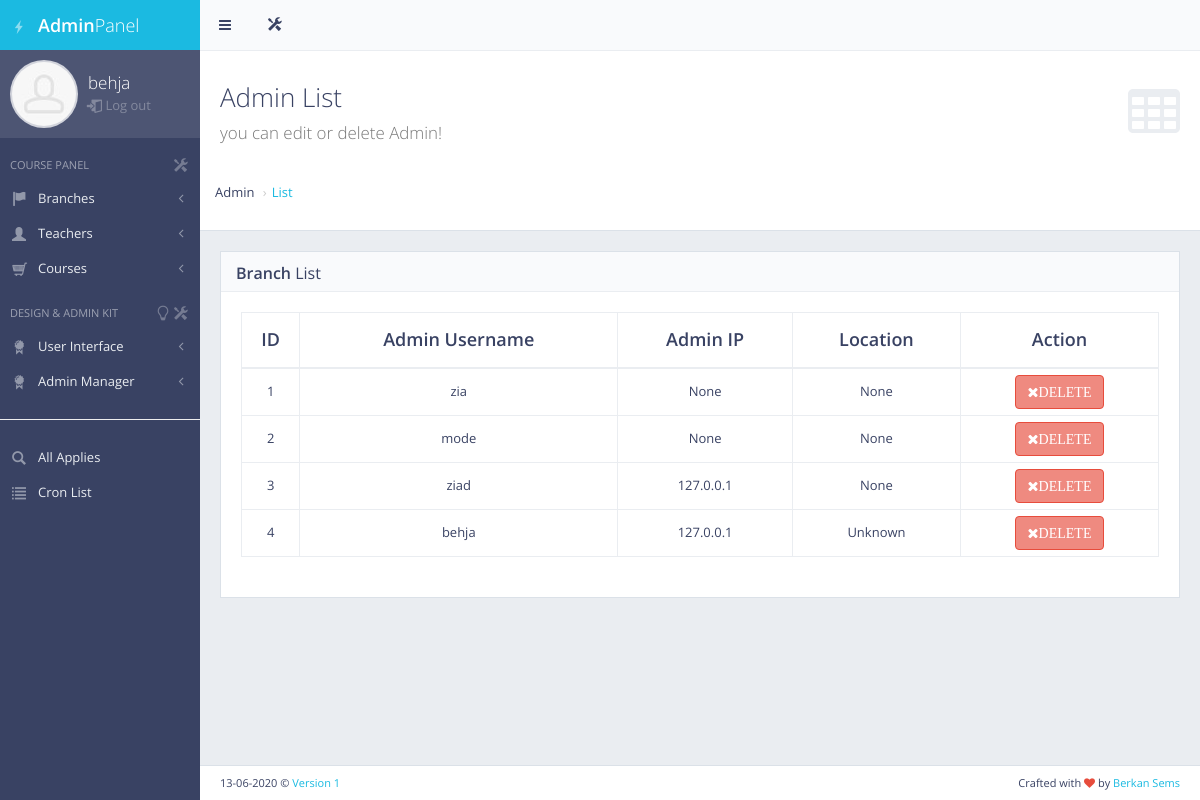
Before: /panel/admin_list/ (signed in) with the older database file.
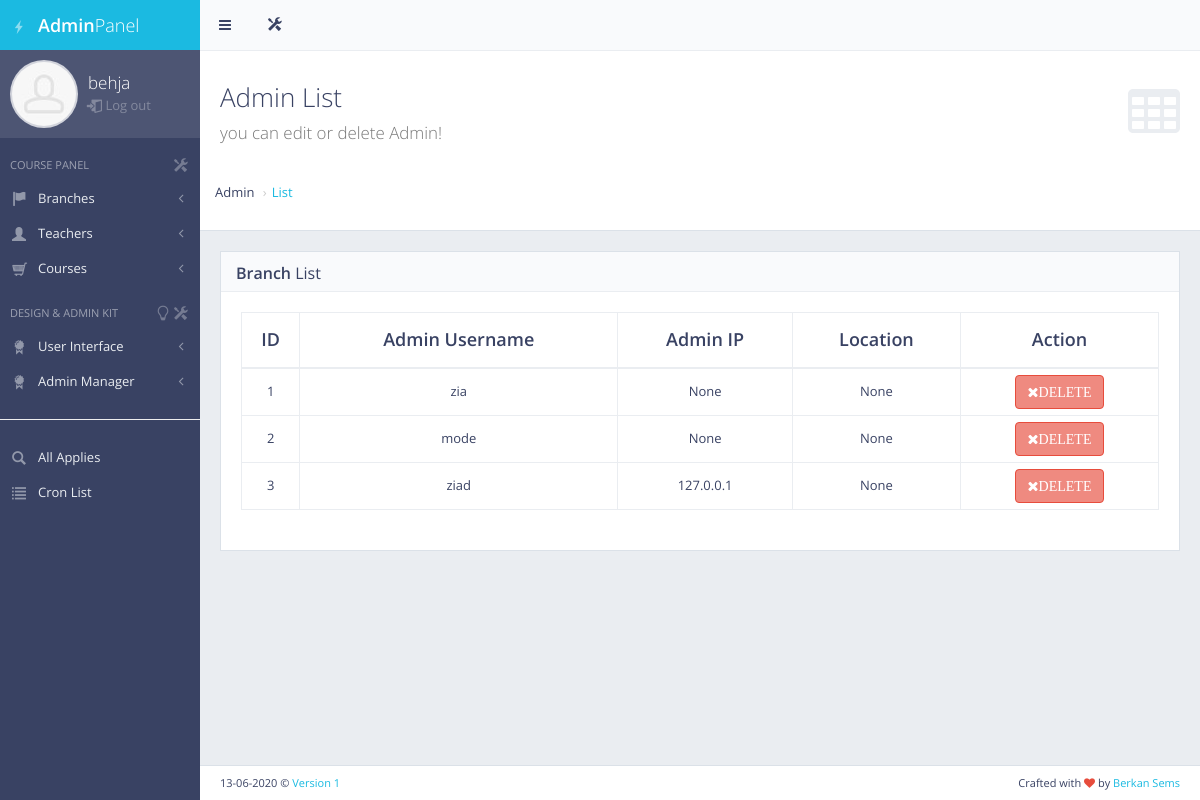
After: the same page with the newer database file.
### panel/models.py (models this page shows)
class Admins(models.Model):
    user = models.OneToOneField(User,null=True,on_delete=models.CASCADE)
    name = models.CharField(max_length=200)
    ip = models.CharField(max_length=200,null=True,blank=True)
    country = models.CharField(max_length=200,null=True)

### panel/decorators.py (the view)
        def wrapper_function(request, *args, **kwargs):
            group = None
            if request.user.groups.exists():
                group = request.user.groups.all()[0].name
            for role in allowed_roles:
                if group == role:
                    return view_func(request, *args, **kwargs)
            return HttpResponse("You are not authorized to view this page")

### panel/views.py (called while the page is built)
@login_required(login_url='my_login')
@allowed_users(allowed_roles=['admin'])
def adminList(request):
    adminUsers=Admins.objects.all().exclude(user=request.user.is_staff)
    context={'adminUsers':adminUsers}
    return render(request,'back/admin_list.html',context)

### templates/back/admin_list.html (shortened to what this page needs)
{% extends 'back/master_panel.html' %}
{% load static %}
{% block content %}
    <div id="page-content">
        <div class="content-header">
            <div class="header-section">
                <h1>
                    <i class="fa fa-table"></i>Admin List<br><small>you can edit or delete Admin!</small>
                </h1>
            </div>
            <div class="breadcrumb breadcrump-top">
                <li>Admin</li>
                <li><a href="#">List</a></li>
            </div>
        </div>
        <div class="block full">
            <div class="block-title">
                <h2><strong>Branch</strong> List</h2>
            </div>
            <div class="table-responsive">
                <table id="example-datatable" class="table table-vcenter table-condensed table-bordered">
                    <thead>
                    <tr>
                        <th class="text-center">ID</th>
                        <th class="text-center">Admin Username</th>
                        <th class="text-center">Admin IP</th>
                        <th class="text-center">Location</th>
                        <th class="text-center">Action</th>
                    </tr>
                    </thead>
                    <tbody>
                    {% for admin in adminUsers %}
                        <tr class="text-center">
                            <td>{{ admin.id }}</td>
                            <td>{{ admin.user }}</td>
                            <td>{{ admin.ip }}</td>
                            <td>{{ admin.country }}</td>
                            <td class="text-center">
                                <div class="btn-group">
                                    <a href="{% url 'admin_delete' admin.id %}" data-toggle="tooltip" title="Delete"
                                       class="btn btn-danger"><i class="fa fa-times">DELETE</i></a>
                                </div>
                            </td>
                        </tr>
                    {% endfor %}
                    </tbody>
                </table>
            </div>
        </div>
    </div>
{% endblock %}

### templates/back/master_panel.html (shortened to what this page needs)
{% load static %}
<!DOCTYPE html>
 <html class="no-js" lang="en">
    <head>
        <link rel="stylesheet" href="{% static 'back/css/bootstrap.min.css' %}">
        <link rel="stylesheet" href="{% static 'back/css/plugins.css' %}">
        <link rel="stylesheet" href="{% static 'back/css/main.css' %}">
        <link rel="stylesheet" href="{% static 'back/css/themes.css' %}">
    </head>
    <body>
        <div id="page-wrapper">
            <div id="page-container" class="sidebar-partial sidebar-visible-lg sidebar-no-animations">
                <div id="sidebar">
                    <div id="sidebar-scroll">
                        <div class="sidebar-content">
                            <a href="{% url 'panel' %}" class="sidebar-brand">
                                <i class="gi gi-flash"></i><span class="sidebar-nav-mini-hide"><strong>Admin</strong>Panel</span>
                            </a>
                            <div class="sidebar-section sidebar-user clearfix sidebar-nav-mini-hide">
                                <div class="sidebar-user-avatar">
                                    <a href="{% url 'panel' %}">
                                        <img src="{% static 'back/img/placeholders/avatars/avatar2.jpg' %}" alt="avatar">
                                    </a>
                                </div>
                                <div class="sidebar-user-name">{{ request.user.username }}</div>
                                <div class="sidebar-user-links">
                                    <a href="{% url 'my_logout' %}" data-toggle="tooltip" data-placement="bottom" title="Logout"><i class="gi gi-exit "></i>  Log out</a>
                                </div>
                            </div>
                            <ul class="sidebar-nav">
                                <li class="sidebar-header">
                                    <span class="sidebar-header-options clearfix"><a href="javascript:void(0)" data-toggle="tooltip" title="Quick Settings"><i class="gi gi-settings"></i></a></span>
                                    <span class="sidebar-header-title">Course Panel</span>
                                </li>
                                <li>
                                    <a href="#" class="sidebar-nav-menu"><i class="fa fa-angle-left sidebar-nav-indicator sidebar-nav-mini-hide"></i><i class="gi gi-flag sidebar-nav-icon"></i><span class="sidebar-nav-mini-hide">Branches</span></a>
                                </li>
                                <li>
                                    <a href="#" class="sidebar-nav-menu"><i class="fa fa-angle-left sidebar-nav-indicator sidebar-nav-mini-hide"></i><i class="hi hi-user sidebar-nav-icon"></i><span class="sidebar-nav-mini-hide">Teachers</span></a>
                                </li>
                                <li>
                                    <a href="#" class="sidebar-nav-menu"><i class="fa fa-angle-left sidebar-nav-indicator sidebar-nav-mini-hide"></i><i class="gi gi-shopping_cart sidebar-nav-icon"></i><span class="sidebar-nav-mini-hide">Courses</span></a>
                                </li>
                                <li class="sidebar-header">
                                    <span class="sidebar-header-options clearfix"><a href="javascript:void(0)" data-toggle="tooltip" title="Quick Settings"><i class="gi gi-settings"></i></a><a href="javascript:void(0)" data-toggle="tooltip" title="Change slider image and features!"><i class="gi gi-lightbulb"></i></a></span>
                                    <span class="sidebar-header-title">Design & Admin Kit</span>
                                </li>
                                <li>
                                    <a href="#" class="sidebar-nav-menu"><i class="fa fa-angle-left sidebar-nav-indicator sidebar-nav-mini-hide"></i><i class="gi gi-certificate sidebar-nav-icon"></i><span class="sidebar-nav-mini-hide">User Interface</span></a>
                                </li>
                                <li>
                                    <a href="#" class="sidebar-nav-menu"><i class="fa fa-angle-left sidebar-nav-indicator sidebar-nav-mini-hide"></i><i class="gi gi-certificate sidebar-nav-icon"></i><span class="sidebar-nav-mini-hide">Admin Manager</span></a>
                                </li>
                                <hr>
                                <li>
                                    <a href="{% url 'applies' %}"><i class="gi gi-search sidebar-nav-icon"></i>All Applies</a>
                                </li>
                                <li>
                                    <a href="{% url 'cron_list' %}"><i class="gi gi-list sidebar-nav-icon"></i>Cron List</a>
                                </li>
                            </ul>
                        </div>
                    </div>
                </div>
                <div id="main-container">
                    <header class="navbar navbar-default">
                        <ul class="nav navbar-nav-custom">
                            <li>
                                <a href="javascript:void(0)" onclick="App.sidebar('toggle-sidebar');this.blur();">
                                    <i class="fa fa-bars fa-fw"></i>
                                </a>
                            </li>
                            <li class="dropdown">
                                <a href="javascript:void(0)" class="dropdown-toggle" data-toggle="dropdown">
                                    <i class="gi gi-settings"></i>
                                </a>
                            </li>
                        </ul>
                    </header>
                    {% block content %}
                    {% endblock %}
                    <footer class="clearfix">
                        <div class="pull-right">
                            Crafted with <i class="fa fa-heart text-danger"></i> by <a href="https://1.envato.market/ydb" target="_blank">Berkan Sems</a>
                        </div>
                        <div class="pull-left">
                            <span>13-06-2020</span> &copy; <a>Version 1</a>
                        </div>
                    </footer>
                </div>
            </div>
        </div>
    </body>
</html>

Changed rows visible on the page:
removed Admins: id "4", user "behja", ip "127.0.0.1", country "Unknown"
